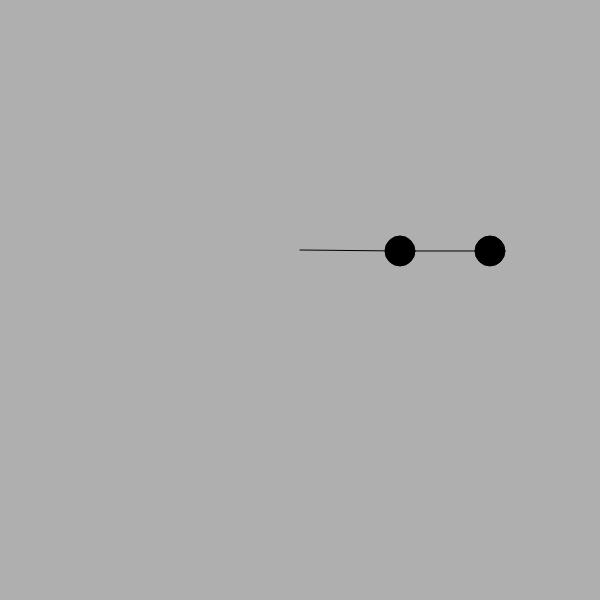
Frame 1 (no input)
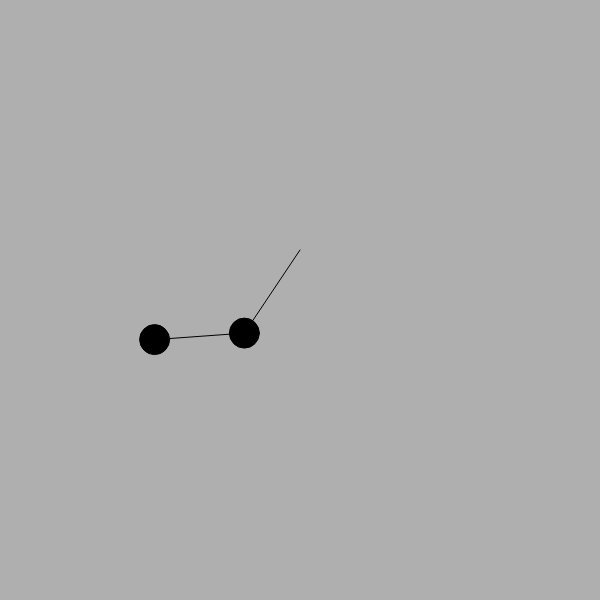
Frame 60 (no input)
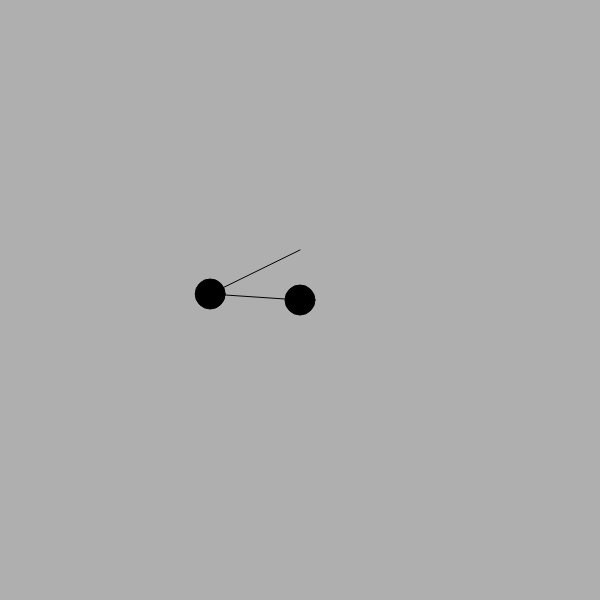
Frame 120 (the mouse pressed at the canvas centre since frame 60)

The p5.js sketch that drew these frames (run headless with seeded random() and noise() and a simulated clock; from frame 60 on, the mouse is pressed at the canvas centre):

// p5.js sketch
// ── sketch.js
let r1 = 100;
let r2 = 90;
let m1 = 10;
let m2 = 10;
let a1 = 0;
let a2 = 0;
let a1_v = 0;
let a2_v = 0;
let g = 1;

let px = -1;
let py = -1;
let cx, cy;
let buffer;
let trace;
let drawCount;

function setup() {
  createCanvas(600, 600);
  a1 = PI/2;
  a2 = PI/2;
  cx = width / 2;
  cy = 250;
  buffer = createGraphics(width, height);
  buffer.background(175);
  buffer.translate(cx,cy);
  trace = false;
  drawCount = 0;
}

function keyPressed() {
  if (key == ' ') {
    trace = !trace;
    buffer.background(175);
  }
}

function draw() {
  background(175);
  imageMode(CORNER);
  image(buffer, 0, 0, width, height);
  translate(cx, cy);


  // Reposition Bob
  if (mouseIsPressed) {
    noFill();

    // Find the new location of the bob
    // Based on mouse and constrained by length
    let v = createVector(mouseX-cx, mouseY-cy);
    if (v.mag() > r1 + r2) v.setMag(r1+r2);
    if (v.mag() < r1 - r2) v.setMag(r1-r2);

    // use law of cosines to find first angle
    // of the triangle formed
    let a = v.mag();
    let ac = acos((r2*r2 - v.mag()*v.mag() - r1*r1)/(-2*a*r1));

    // Find a1 by subtracting/adding the inner
    // angle of triangle based on position
    let da = createVector(0,1).angleBetween(createVector(v.x,v.y));
    var da2;
    if (v.x >= 0) da2 = da - ac;
    else da2 = -(da - ac);

    // Get the angle between first pendulum's bob and 2nd
    let vec1 = createVector(0,1);
    vec1.rotate(-da2);
    vec1.setMag(r1);

    let k = v.copy();
    k.sub(vec1);

    // position for bob
    ellipse(v.x,v.y,10,10);

    // set angles and reset velocity
    a1 = da2;
    a2 = -k.heading() + PI/2;
    a1_v = 0;
    a2_v = 0;

    // Clear drawing
    buffer.background(175);

  } else {

    var top = -g * (2 * m1 + m2) * sin(a1) + -m2 * g * sin(a1 - 2 * a2) + -2 *
        sin(a1 - a2) * m2 * (a2_v * a2_v * r2 + a1_v * a1_v * r1 * cos(a1 - a2));
    var bottom = r1 * (2 * m1 + m2 - m2 * cos(2 * a1 - 2 * a2));
    var a1_a = top/bottom;

    var top2 = 2*sin(a1-a2)*(a1_v*a1_v*r1*(m1+m2) + g*(m1+m2)*cos(a1) +
        a2_v*a2_v*r2*m2*cos(a1-a2));
    var bottom2 = r2 * (2 * m1 + m2 - m2 * cos(2 * a1 - 2 * a2));
    var a2_a = top2/bottom2;

    // Limit maximum speed

    // if (abs(a1_v) > 100) {
    //   a1_v = Math.sign(a1_v) * 100;
    // }
    // if (abs(a2_v) > 100) {
    //   a2_v = Math.sign(a2_v) * 100;
    // }


    // Velocity Dampening
    a1_v *= 0.999;
    a2_v *= 0.999;

    // Update velocities
    a1_v += a1_a;
    a2_v += a2_a;

    // Update angles
    a1 = a1 +  a1_v;
    a2 = a2 + a2_v;

    // Draw path

    buffer.stroke(100);
    if (drawCount == 1 && trace) {
      //console.log('hello');
      buffer.line(px,py,r1*sin(a1)+r2*sin(a2),r1*cos(a1)+r2*cos(a2));
    }


  }
  stroke(0);
  fill(0);
  line(0,0,r1*sin(a1),r1*cos(a1));
  ellipse(r1*sin(a1),r1*cos(a1),30,30);
  line(r1*sin(a1),r1*cos(a1),r1*sin(a1)+r2*sin(a2),r1*cos(a1)+r2*cos(a2));
  ellipse(r1*sin(a1)+r2*sin(a2),r1*cos(a1)+r2*cos(a2),30,30);

  px = r1*sin(a1)+r2*sin(a2);
  py = r1*cos(a1)+r2*cos(a2);
  drawCount = 1;
}
